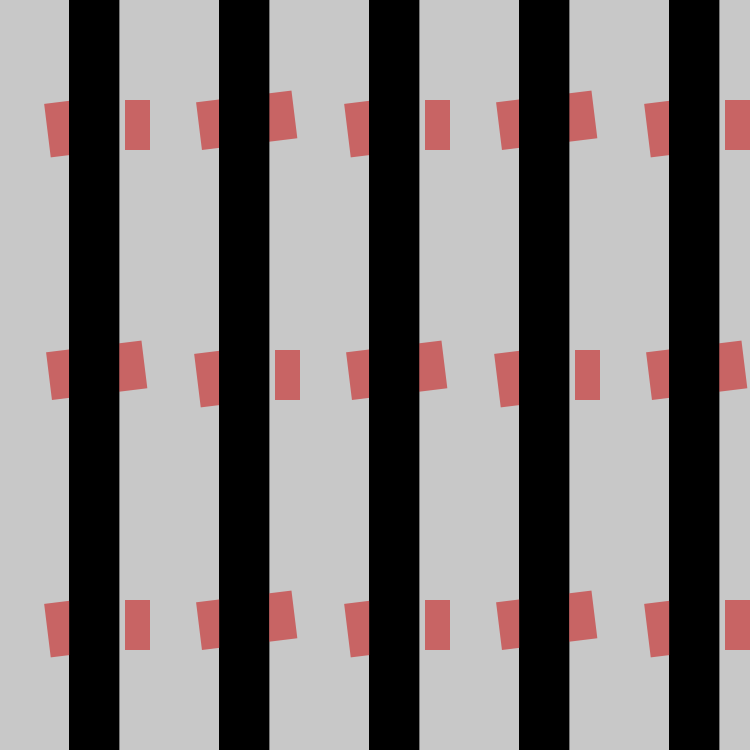
Frame 1 (no input)
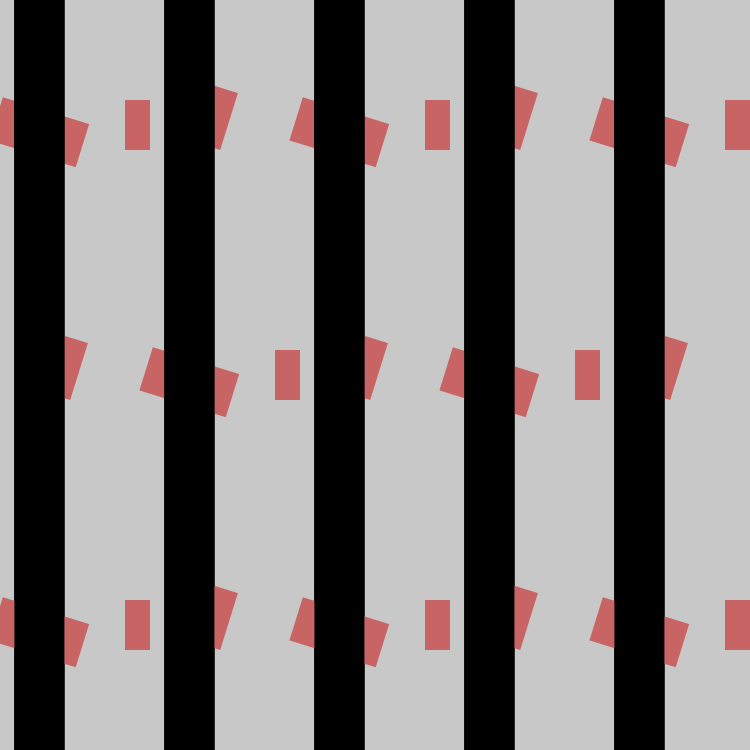
Frame 60 (the mouse pressed at the canvas centre just before this capture)
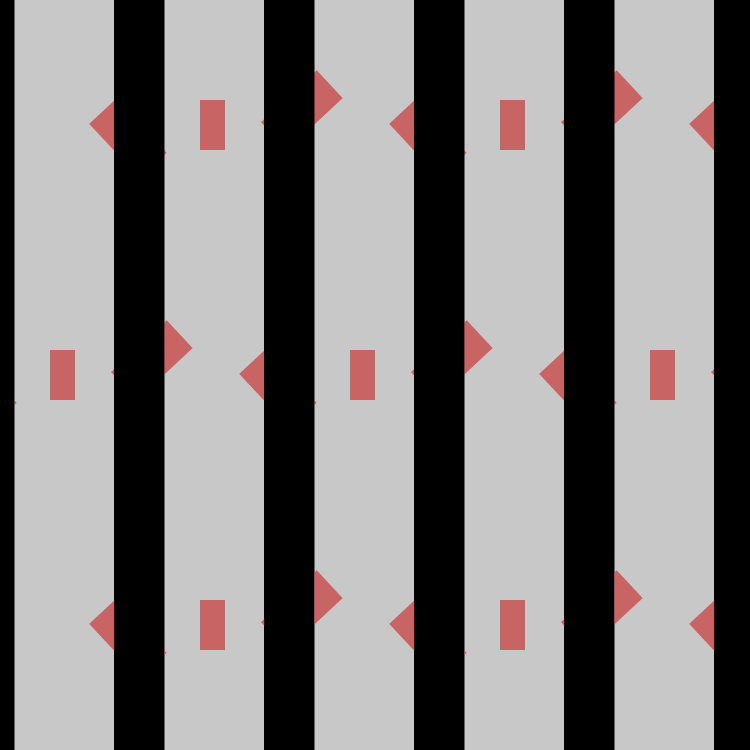
Frame 120 (the mouse held since frame 60 and released just before this capture)

The Processing sketch that drew these frames (run headless with seeded random() and noise(); from frame 60 on, the mouse is pressed at the canvas centre):

// Processing sketch: processing_161818
// ── processing_161818.pde

float widt = 750;
float dx = 50;
color col = color(200,100,100);

void setup(){
  size(750,750);
}

void draw(){
  background(200);
//  float offSet = (millis()/(500./dx))%(dx*6.);
//  if(offSet>4.5*dx){
//    offSet = offSet=3.*dx;
//  }else if(offSet>3.*dx){
//    offSet = offSet-1.5*dx;
//  }else if(offSet>1.5*dx){
//    offSet = 1.5*dx;
//  }
  float offSet = (millis()/(1000./dx))%(dx*3);
  
  drawRow(offSet, 3.*dx, -5.*dx);
  drawRow(offSet, 0, 0);
  drawRow(offSet, 3.*dx, 5.*dx);
}

void drawRow(float offSet,float x, float y){
  drawStaticRect(offSet, x, y);
  drawShrinkingRect(offSet, x, y);
  drawExpandingRect(offSet, x, y);
  drawBars(offSet);
}

void drawExpandingRect(float offSet, float x, float y){
  noStroke();
  fill(col);
  int nBars = ceil(widt/(dx*3.))+1;
  float adjustment;
  if(offSet<1.5*dx){
    adjustment = 0;
  }else{
    adjustment = 1.5*dx;
    offSet = offSet-1.5*dx;
  }
  for(int i=0;i<ceil(nBars/2.);i++){
    pushMatrix();
    float pos = offSet/(dx*1.5);
    translate(-2.*dx+i*6.*dx+adjustment+x,widt/2.-dx/2.+y);
    translate(-1.5*dx*pos,pos*dx);
    scale(1.+pos);
    rotate(pos*-1.*PI/2.);
    rect(0,0,dx/2.,dx);
    popMatrix();
  }
}
  
void drawShrinkingRect(float offSet, float x, float y){
  noStroke();
  fill(col);
  int nBars = ceil(widt/(dx*3.))+1;
  float adjustment;
  if(offSet<1.5*dx){
    adjustment = 0;
  }else{
    adjustment = 1.5*dx;
    offSet = offSet-1.5*dx;
  }
  for(int i=0;i<ceil(nBars/2.);i++){
    pushMatrix();
    float pos = offSet/(dx*1.5);
    translate(3.*dx+i*6.*dx+adjustment+x,widt/2.-dx/2.+y);
    //translate(-1.5*dx*pos,pos*dx);
    translate(-2.*dx+.5*dx*pos,dx);
    scale(2.-pos);
    //rotate(PI/2.+pos*PI/2.);
    rotate(1.5*PI-pos*PI/2.);
    rect(0,0,dx/2.,dx);
    popMatrix();
  }
}

void drawStaticRect(float offSet, float x, float y){
  noStroke();
  fill(col);
  int nBars = ceil(widt/(dx*3.))+1;
  if(offSet<1.5*dx){
    for(int i=0;i<ceil(nBars/2.);i++){
      rect(-.5*dx+i*6.*dx+x,widt/2.-dx/2.+y,dx/2.,dx);
    }
  }else{
    for(int i=0;i<ceil(nBars/2.);i++){
      rect(dx+i*6.*dx+x,widt/2.-dx/2.+y,dx/2.,dx);
    }
  }
}

void drawBars(float offSet){
  noStroke();
  fill(0);
  pushMatrix();
  translate(-1.*(offSet-1.5*dx),0);
  int nBars = ceil(widt/(dx*3.))+1;
  for(int i=0;i<nBars;i++){
    rect(i*3.*dx,0,dx,widt);
  }
  popMatrix();
}
